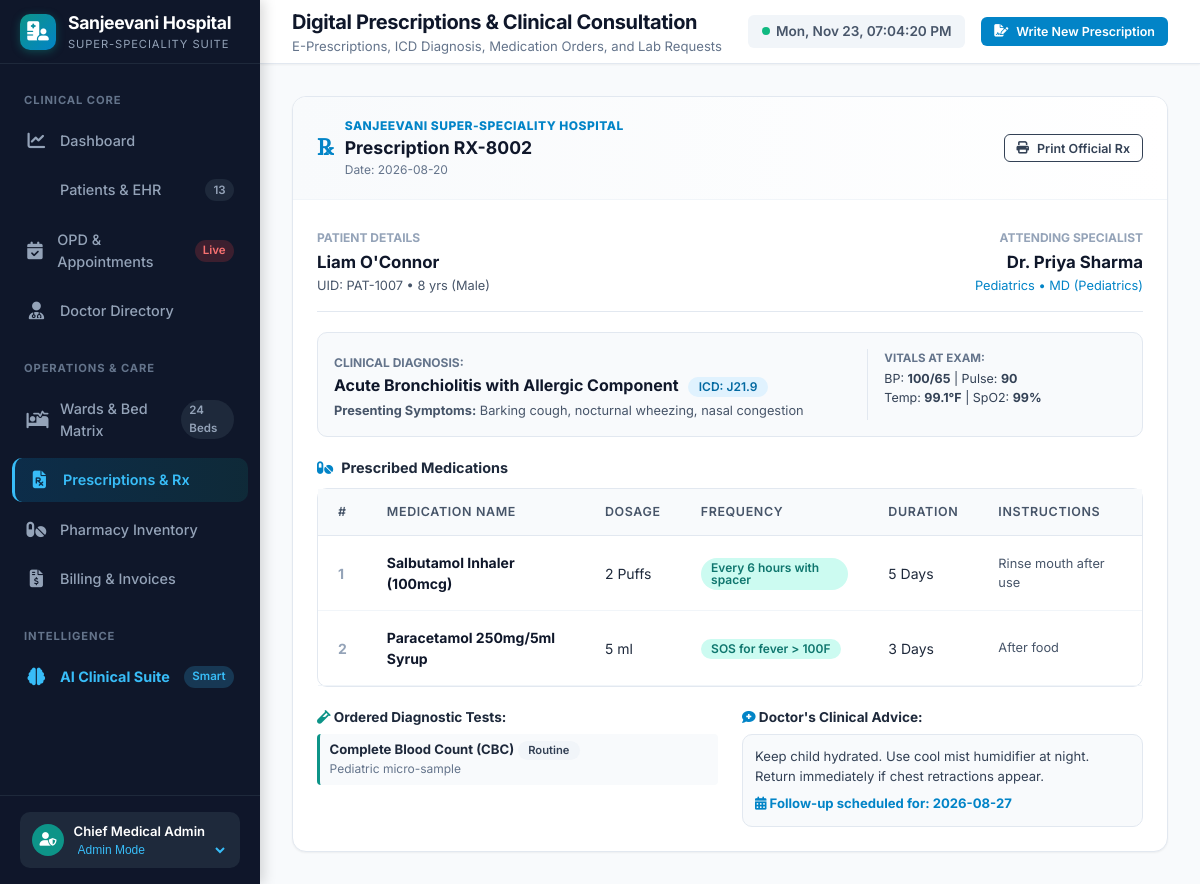
Before: /prescriptions?patient_id=7&doctor_id=4&appointment_id=2 with the older database file.
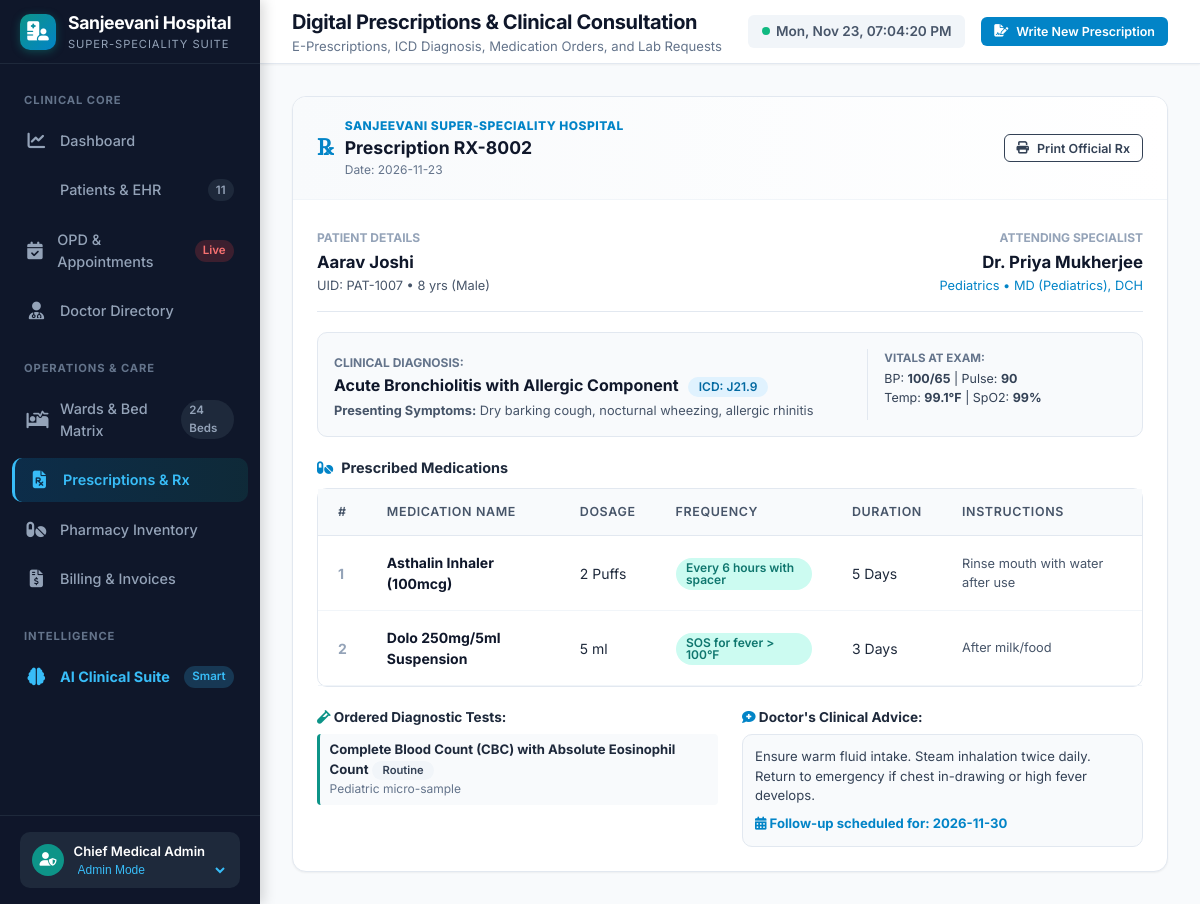
After: the same page with the newer database file.
### tables this page shows
CREATE TABLE prescriptions (
        id INTEGER PRIMARY KEY AUTOINCREMENT,
        prescription_uid TEXT UNIQUE NOT NULL,
        patient_id INTEGER NOT NULL,
        doctor_id INTEGER NOT NULL,
        appointment_id INTEGER,
        date TEXT NOT NULL,
        symptoms TEXT,
        diagnosis TEXT NOT NULL,
        icd_code TEXT,
        vitals TEXT, -- JSON
        medicines TEXT, -- JSON Array of medicines: [{name, dosage, frequency, duration, instructions}]
        lab_tests TEXT, -- JSON Array of lab tests: [{test_name, urgency, instructions}]
        doctor_notes TEXT,
        follow_up_date TEXT,
        created_at TIMESTAMP DEFAULT CURRENT_TIMESTAMP,
        FOREIGN KEY (patient_id) REFERENCES patients(id) ON DELETE CASCADE,
        FOREIGN KEY (doctor_id) REFERENCES doctors(id) ON DELETE CASCADE,
        FOREIGN KEY (appointment_id) REFERENCES appointments(id) ON DELETE SET NULL
    );

CREATE TABLE patients (
        id INTEGER PRIMARY KEY AUTOINCREMENT,
        patient_uid TEXT UNIQUE NOT NULL,
        name TEXT NOT NULL,
        age INTEGER NOT NULL,
        gender TEXT NOT NULL,
        blood_group TEXT,
        phone TEXT,
        email TEXT,
        address TEXT,
        emergency_contact_name TEXT,
        emergency_contact_phone TEXT,
        allergies TEXT,
        chronic_conditions TEXT,
        admission_status TEXT DEFAULT 'Outpatient', -- 'Outpatient', 'Admitted', 'Discharged', 'Emergency'
        bed_id INTEGER,
        created_at TIMESTAMP DEFAULT CURRENT_TIMESTAMP,
        FOREIGN KEY (bed_id) REFERENCES beds(id) ON DELETE SET NULL
    );

CREATE TABLE doctors (
        id INTEGER PRIMARY KEY AUTOINCREMENT,
        doctor_uid TEXT UNIQUE NOT NULL,
        name TEXT NOT NULL,
        department TEXT NOT NULL,
        specialization TEXT NOT NULL,
        qualification TEXT,
        experience_years INTEGER,
        room_number TEXT,
        phone TEXT,
        email TEXT,
        shift TEXT,
        consultation_fee REAL DEFAULT 500.0,
        status TEXT DEFAULT 'Available', -- 'Available', 'In Consultation', 'On Round', 'Off Duty'
        rating REAL DEFAULT 4.8
    );

### app.py (the view)
@app.get("/prescriptions", response_class=HTMLResponse)
async def prescriptions_page(request: Request, patient_id: Optional[int] = None, doctor_id: Optional[int] = None, appointment_id: Optional[int] = None):
    prescriptions = get_all_prescriptions(patient_id=patient_id)
    patients = get_all_patients()
    doctors = get_all_doctors()
    metrics = get_dashboard_metrics()
    return templates.TemplateResponse(
        request=request,
        name="prescriptions.html",
        context={
            "active_page": "prescriptions",
            "prescriptions": prescriptions,
            "patients": patients,
            "doctors": doctors,
            "preselected_patient": patient_id,
            "preselected_doctor": doctor_id,
            "appointment_id": appointment_id,
            "total_patients": metrics["total_patients"]
        }
    )

### templates/prescriptions.html (shortened to what the changed rows need)
{% extends "base.html" %}
{% block page_title %}Digital Prescriptions & Clinical Consultation{% endblock %}
{% block content %}
<div style="display: grid; grid-template-columns: 1fr; gap: 1.5rem;">
    {% for rx in prescriptions %}
    <div class="card print-container">
        <div class="card-header" style="background: linear-gradient(90deg, #f8fafc, #ffffff);">
            <div>
                <div style="display:flex; align-items:center; gap:0.75rem;">
                    <span style="font-size:1.4rem; font-weight:800; color:var(--primary); font-family:serif;">℞</span>
                    <div>
                        <div style="font-size:0.75rem; font-weight:800; color:var(--primary); text-transform:uppercase; letter-spacing:0.5px;">Sanjeevani Super-Speciality Hospital</div>
                        <h3 style="font-size:1.1rem; font-weight:700; color:var(--slate-900);">Prescription {{ rx.prescription_uid }}</h3>
                        <div style="font-size:0.75rem; color:var(--slate-500);">Date: {{ rx.date }}</div>
                    </div>
                </div>
            </div>
            <div style="text-align:right;">
                <button class="btn btn-outline btn-sm no-print" onclick="window.print()">
                    <i class="fas fa-print"></i> Print Official Rx
                </button>
            </div>
        </div>
        <div class="card-body">
            <div style="display:grid; grid-template-columns: 1fr 1fr; gap:1.5rem; padding-bottom:1rem; border-bottom:1px solid var(--slate-200); margin-bottom:1.25rem;">
                <div>
                    <span style="font-size:0.75rem; color:var(--slate-400); text-transform:uppercase; font-weight:700;">Patient Details</span>
                    <div style="font-size:1.05rem; font-weight:700; color:var(--slate-900); margin-top:2px;">{{ rx.patient_name }}</div>
                    <div style="font-size:0.8rem; color:var(--slate-600);">UID: {{ rx.patient_uid }} • {{ rx.patient_age }} yrs ({{ rx.patient_gender }})</div>
                </div>
                <div style="text-align:right;">
                    <span style="font-size:0.75rem; color:var(--slate-400); text-transform:uppercase; font-weight:700;">Attending Specialist</span>
                    <div style="font-size:1.05rem; font-weight:700; color:var(--slate-900); margin-top:2px;">{{ rx.doctor_name }}</div>
                    <div style="font-size:0.8rem; color:var(--primary);">{{ rx.doctor_dept }} • {{ rx.doctor_qual }}</div>
                </div>
            </div>
            <div style="background:var(--slate-50); border:1px solid var(--slate-200); border-radius:var(--radius-md); padding:1rem; margin-bottom:1.25rem;">
                <div style="display:grid; grid-template-columns: 2fr 1fr; gap:1rem;">
                    <div>
                        <span style="font-size:0.75rem; color:var(--slate-500); font-weight:700; text-transform:uppercase;">Clinical Diagnosis:</span>
                        <div style="font-weight:700; font-size:1rem; color:var(--slate-900);">
                            {{ rx.diagnosis }}
                            {% if rx.icd_code %}
                            <span class="badge badge-primary" style="margin-left:6px;">ICD: {{ rx.icd_code }}</span>
                            {% endif %}
                        </div>
                        {% if rx.symptoms %}
                        <div style="font-size:0.8rem; color:var(--slate-600); margin-top:4px;">
                            <strong>Presenting Symptoms:</strong> {{ rx.symptoms }}
                        </div>
                        {% endif %}
                    </div>
                    {% if rx.vitals %}
                    <div style="border-left:1px solid var(--slate-200); padding-left:1rem; font-size:0.78rem;">
                        <span style="font-size:0.72rem; color:var(--slate-500); font-weight:700; text-transform:uppercase;">Vitals at Exam:</span>
                        <div style="margin-top:3px; color:var(--slate-700);">
                            BP: <strong>{{ rx.vitals.bp or '--' }}</strong> | Pulse: <strong>{{ rx.vitals.pulse or '--' }}</strong>
                        </div>
                        <div style="color:var(--slate-700);">
                            Temp: <strong>{{ rx.vitals.temp or '--' }}°F</strong> | SpO2: <strong>{{ rx.vitals.spo2 or '--' }}%</strong>
                        </div>
                    </div>
                    {% endif %}
                </div>
            </div>
            <div style="margin-bottom:1.25rem;">
                <h4 style="font-size:0.9rem; font-weight:700; color:var(--slate-800); margin-bottom:0.6rem; display:flex; align-items:center; gap:0.5rem;">
                    <i class="fas fa-pills" style="color:var(--primary);"></i> Prescribed Medications
                </h4>
                <div class="table-responsive">
                    <table class="clinical-table" style="background:#fff; border:1px solid var(--slate-200); border-radius:var(--radius-md);">
                        <thead>
                            <tr>
                                <th>#</th>
                                <th>Medication Name</th>
                                <th>Dosage</th>
                                <th>Frequency</th>
                                <th>Duration</th>
                                <th>Instructions</th>
                            </tr>
                        </thead>
                        <tbody>
                            {% for m in rx.medicines %}
                            <tr>
                                <td style="font-weight:700; color:var(--slate-400);">{{ loop.index }}</td>
                                <td><strong style="color:var(--slate-900);">{{ m.name }}</strong></td>
                                <td>{{ m.dosage }}</td>
                                <td><span class="badge badge-teal">{{ m.frequency }}</span></td>
                                <td>{{ m.duration }}</td>
                                <td style="color:var(--slate-600); font-size:0.8rem;">{{ m.instructions }}</td>
                            </tr>
                            {% endfor %}
                        </tbody>
                    </table>
                </div>
            </div>
            {% if rx.lab_tests or rx.doctor_notes %}
            <div style="display:grid; grid-template-columns: 1fr 1fr; gap:1.5rem; margin-top:1rem;">
                {% if rx.lab_tests %}
                <div>
                    <h5 style="font-size:0.85rem; font-weight:700; color:var(--slate-800); margin-bottom:0.4rem;">
                        <i class="fas fa-vial" style="color:var(--teal);"></i> Ordered Diagnostic Tests:
                    </h5>
                    <ul style="list-style:none; padding:0; font-size:0.82rem;">
                        {% for lt in rx.lab_tests %}
                        <li style="padding:0.4rem 0.6rem; background:var(--slate-50); border-radius:4px; margin-bottom:4px; border-left:3px solid var(--teal);">
                            <strong>{{ lt.test_name }}</strong> <span class="badge badge-slate" style="font-size:0.7rem;">{{ lt.urgency }}</span>
                            <div style="font-size:0.75rem; color:var(--slate-500);">{{ lt.instructions }}</div>
                        </li>
                        {% endfor %}
                    </ul>
                </div>
                {% endif %}
                <div>
                    <h5 style="font-size:0.85rem; font-weight:700; color:var(--slate-800); margin-bottom:0.4rem;">
                        <i class="fas fa-comment-medical" style="color:var(--primary);"></i> Doctor's Clinical Advice:
                    </h5>
                    <div style="font-size:0.82rem; color:var(--slate-700); background:var(--slate-50); padding:0.75rem; border-radius:var(--radius-md); border:1px solid var(--slate-200);">
                        {{ rx.doctor_notes or 'Routine health precautions.' }}
                        {% if rx.follow_up_date %}
                        <div style="margin-top:0.5rem; font-weight:700; color:var(--primary);">
                            <i class="fas fa-calendar-alt"></i> Follow-up scheduled for: {{ rx.follow_up_date }}
                        </div>
                        {% endif %}
                    </div>
                </div>
            </div>
            {% endif %}
        </div>
    </div>
    {% endfor %}
</div>
{% endblock %}

Changed rows visible on the page:
changed prescriptions "RX-8002": date "2026-08-20" → "2026-11-23"; patient_name "Liam O'Connor" → "Aarav Joshi"; doctor_name "Dr. Priya Sharma" → "Dr. Priya Mukherjee"; doctor_qual "MD (Pediatrics)" → "MD (Pediatrics), DCH"; symptoms "Barking cough, nocturnal wheezing, nasal congestion" → "Dry barking cough, nocturnal wheezing, allergic rhinitis"; doctor_notes "Keep child hydrated. Use cool mist humidifier at night. Return immediately if chest retractions appear." → "Ensure warm fluid intake. Steam inhalation twice daily. Return to emergency if chest in-drawing or high fever develops."; follow_up_date "2026-08-27" → "2026-11-30"
Other visible differences:
{{ total_patients or 10 }}: "13" → "11"
new list line: "Asthalin Inhaler (100mcg) 2 Puffs Every 6 hours with spacer 5 Days Rinse mouth with water after use"
new list line: "Dolo 250mg/5ml Suspension 5 ml SOS for fever > 100°F 3 Days After milk/food"
new list line: "Complete Blood Count (CBC) with Absolute Eosinophil Count Routine Pediatric micro-sample"
list line gone: "Salbutamol Inhaler (100mcg) 2 Puffs Every 6 hours with spacer 5 Days Rinse mouth after use"
list line gone: "Paracetamol 250mg/5ml Syrup 5 ml SOS for fever > 100F 3 Days After food"
list line gone: "Complete Blood Count (CBC) Routine Pediatric micro-sample"
